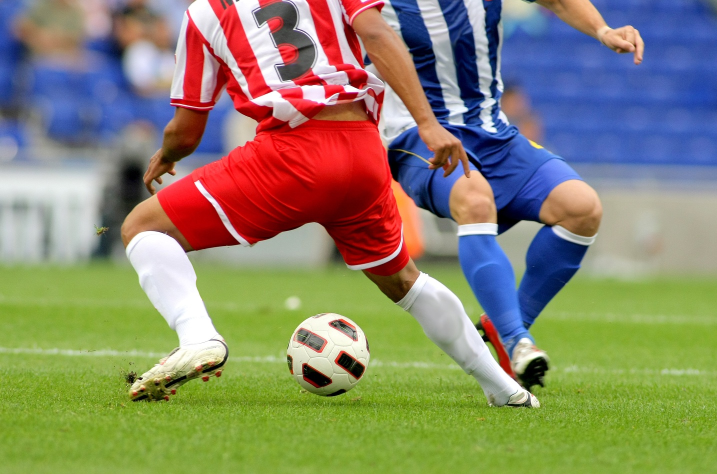
#> input picture 3장/soccer.jpg, 1434 x 948 px (shown at 1/2 size)
$ python '3-7컨벌루션적영가우시안무딩과엠보싱하기.py'
#> lines starting #> are read from the running program, lines starting #| are printed output that depends on the picture
import cv2 as cv
import numpy as np

img = cv.imread('soccer.jpg')
#> img is the input picture: shape (948, 1434, 3); mean B, G, R 107.2, 133.3, 136.9
img = cv.resize( img, dsize = (0,0), fx = 0.4, fy = 0.4)
#> img: shape (379, 574, 3)
gray = cv.cvtColor(img, cv.COLOR_BGR2GRAY)
cv.putText(gray, 'soccer', (10,20), cv.FONT_HERSHEY_SIMPLEX, 0.7, (255,255,255), 2)
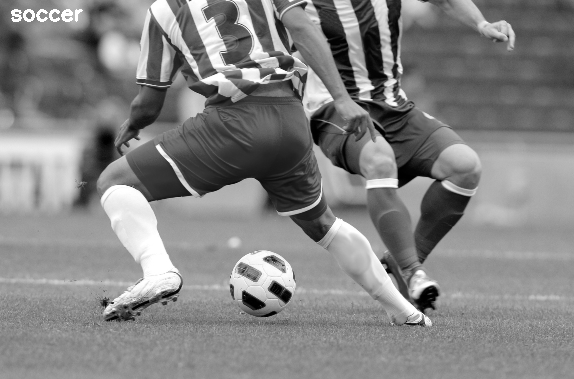
#> gray: shape (379, 574); min 0, max 255, mean 131.6
cv.imshow('Original', gray)


smooth = np.hstack((cv.GaussianBlur(gray, (5,5), 0,0),
                    cv.GaussianBlur(gray, (9,9), 0,0),
                    cv.GaussianBlur(gray, (15,15), 0,0) ))
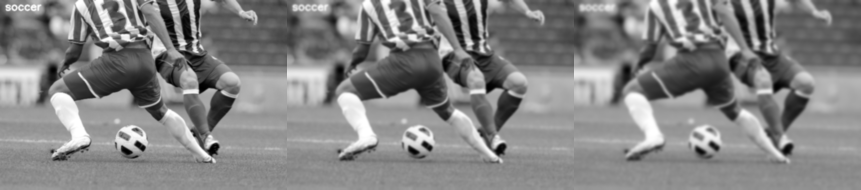
#> smooth: shape (379, 1722) (shown at 1/2 size); min 0, max 255, mean 131.6

cv.imshow('Smooth', smooth)

#엠보싱 필터를 정의
femboss = np.array([[-1.0,-1.0,0.0],
                    [-1.0,0.0,1.0],
                    [ 0.0,1.0,1.0],
                    ])

shapen = np.array([[0.0,-1.0,0.0],
                   [-1.0, 4.0,-1.0],
                   [0.0,-1.0,0.0]
                   ])
smoothing =np.array([[0.11, 0.11, 0.11],
                     [0.11, 0.11, 0.11],
                     [0.11, 0.11, 0.11],
                     ])


gray16 = np.int16(gray)
emboss = np.uint8( np.clip(cv.filter2D( gray16, -1, femboss) + 128, 0, 255))
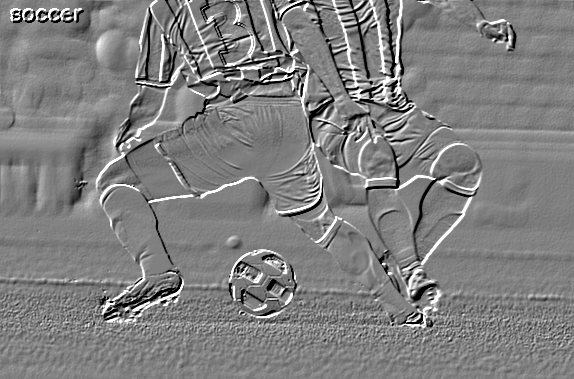
#> emboss: shape (379, 574); min 0, max 255, mean 127.7
emboss_bad = np.uint8(cv.filter2D( gray16, -1, femboss) + 128)
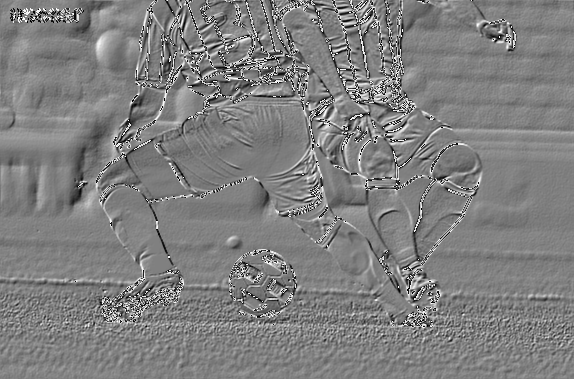
#> emboss_bad: shape (379, 574); min 0, max 255, mean 127.4
emboss_worse = cv.filter2D( gray, -1, femboss)
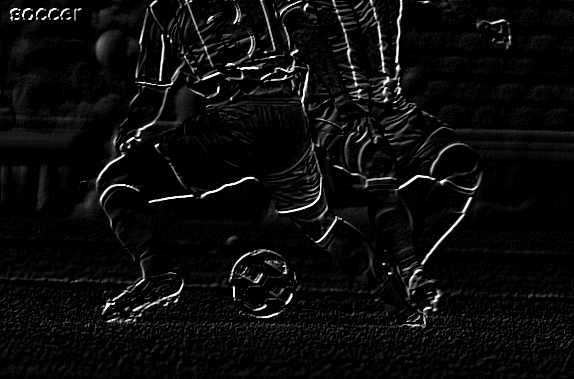
#> emboss_worse: shape (379, 574); min 0, max 255, mean 11.7


shapen10 = np.uint8( np.clip(cv.filter2D( gray16, -1, shapen) + 128, 0, 255))
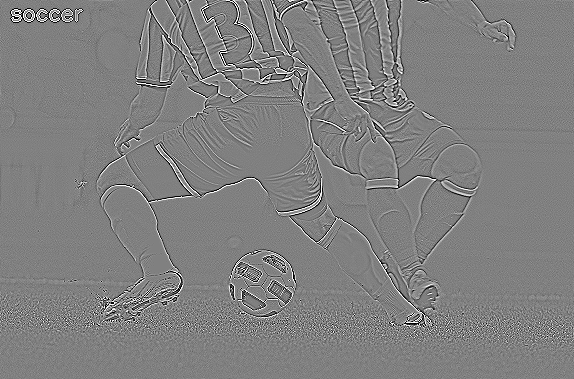
#> shapen10: shape (379, 574); min 0, max 255, mean 128

smooth10 = np.uint8( np.clip(cv.filter2D( gray16, -1, smoothing) + 128, 0, 255))
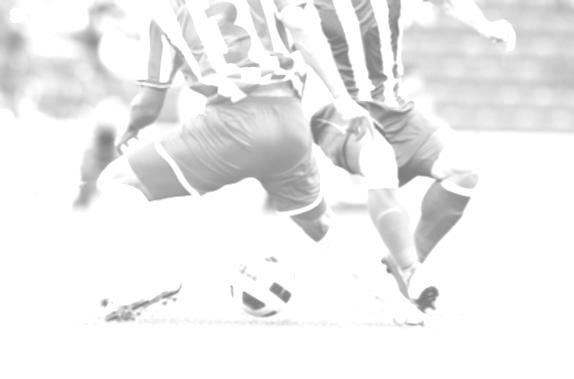
#> smooth10: shape (379, 574); min 128, max 255, mean 237.2


cv.imshow('Emboss', emboss)
cv.imshow('Emboss_bad', emboss_bad)
cv.imshow('Emboss_worse', emboss_worse)

cv.imshow('Shapen10', shapen10)
cv.imshow('Smooth10', smooth10)

cv.waitKey()
cv.destroyAllWindows()

$ run again, with 3장/mistyroad.jpg copied over 3장/soccer.jpg
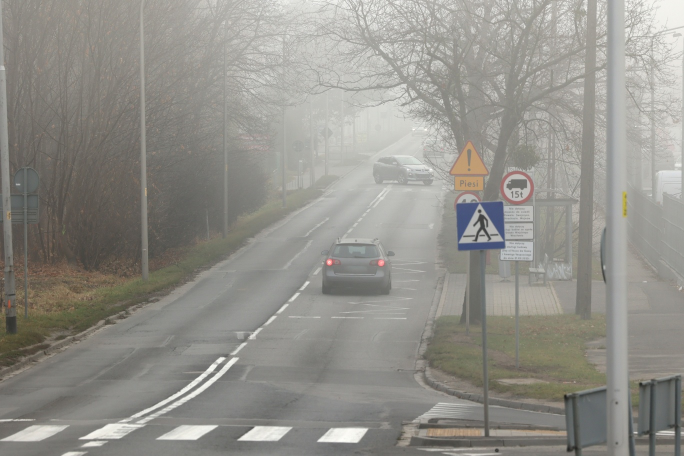
#> input picture 3장/mistyroad.jpg, 1368 x 912 px (shown at 1/2 size)
#> img is the input picture: shape (912, 1368, 3); mean B, G, R 138.8, 145, 146.5
#> img: shape (365, 547, 3)
#> `shapen10 = np.uint8( np.clip(cv.filter2D( gray16, -1, shapen) + 128, 0..`:
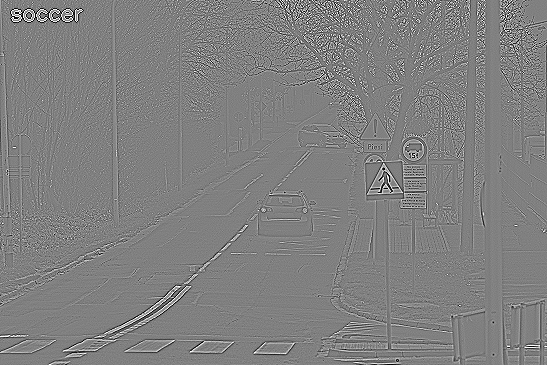
#> shapen10: shape (365, 547); min 0, max 255, mean 128
#> `smooth10 = np.uint8( np.clip(cv.filter2D( gray16, -1, smoothing) + 128..`:
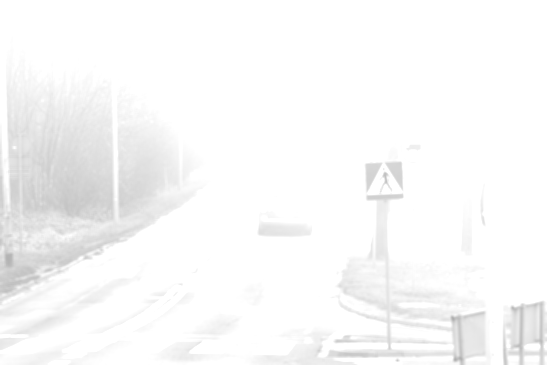
#> smooth10: shape (365, 547); min 174, max 255, mean 248.7
